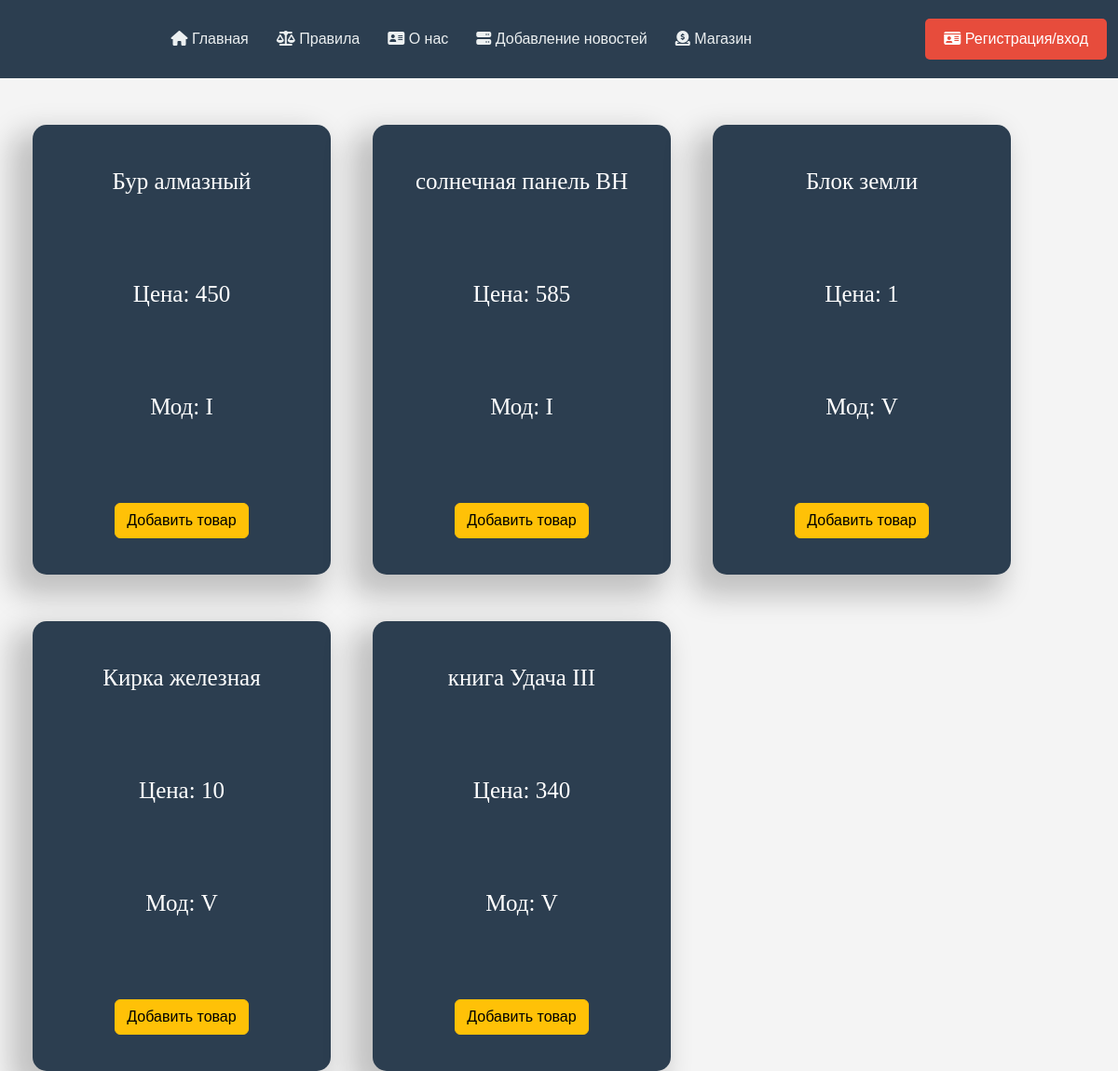
The page /shop/ on the database as committed earlier.
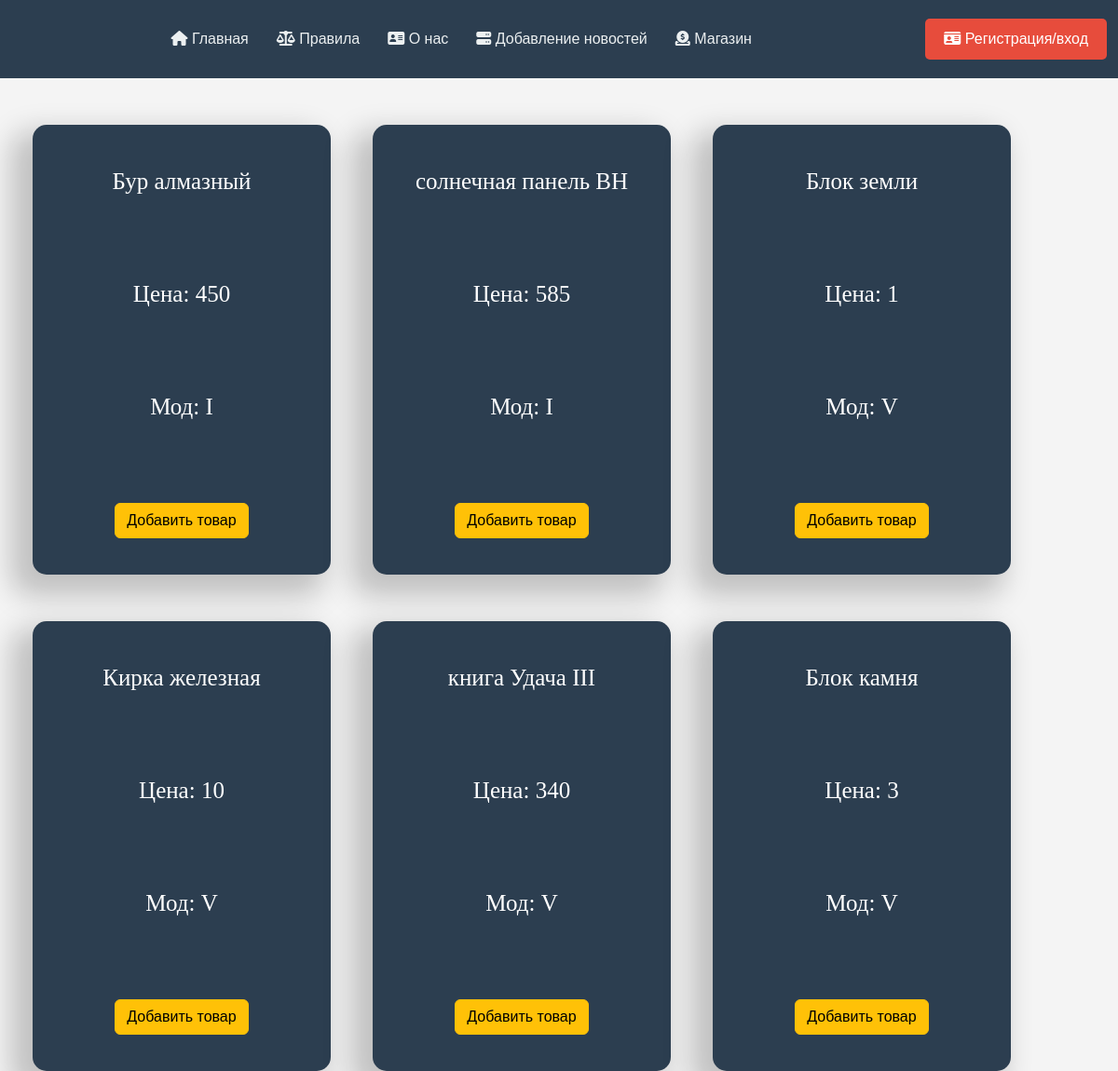
The same page on the database as committed later.
### shop/models.py (models this page shows, shortened)
class Products(models.Model):
    BLOCK = 'BL'
    TOOL = 'T'
    BOOK = 'BO'
    TYPES = {
        (BLOCK, 'Блок'),
        (TOOL, 'Инструмент'),
        (BOOK, 'Книга')
    }
    VANILA = 'V'
    IC2 = 'I'
    TERMO = 'T'
    MODES = {
        (VANILA, 'Ванила'),
        (IC2, 'Indastrial Craft2'),
        (TERMO, 'Termo')
    }
    slug = models.SlugField(max_length=200, unique=True, blank=True, null=True, verbose_name='URL')
    name = models.CharField('Название', max_length=50)
    price = models.PositiveIntegerField('Цена')
    type = models.CharField('Тип товара', max_length=2, choices=TYPES)
    mode = models.CharField('Мод', max_length=1, choices= MODES)
    class Meta:
        verbose_name = 'Товар'
        verbose_name_plural = 'Товары'

### shop/views.py (the view)
# urls.py: path('', views.shop_view, name="shop"),
def shop_view(request):
    data = {
        'username':get_username(request),
        'status':get_user_verify_is(request),
        'products': get_all_products(request),
    }
    return render(request, 'shop/shopview.html', data)

### shop/services.py (called while the page is built)
def get_all_products(request):
    try:
        products = Products.objects.order_by('mode')
        logger.info(
            f'{datetime.datetime.now()} |INFO| '
            f'Username: {get_username(request)} |'
            f' |shop.services| '
            f'User get all product!')
        return products
    except Exception:
        logger.error(
            f'{datetime.datetime.now()} |ERROR| '
            f'Username: {get_username(request)} |'
            f' |shop.services| '
            f'User is failed get all product!')
        pass

### work/global_services.py (called while the page is built)
def get_username(request):
    if request.user.is_authenticated:
        return request.user.username
    else:
        return 'Нет пользователя'

def get_user_verify_is(request):
    if request.user.is_authenticated:
        try:
            return User_Status.objects.get(username=request.user.id).Isverified
        except ValueError:
            pass
        except Exception:
            pass
    else:
        return None

### shop/templates/shop/shopview.html (shortened to what this page needs)
{% extends 'patterns/header.html' %}
{% load static %}
{% block home %}
    <link rel="stylesheet" href="{% static 'shop/style_shop.css' %}">
    <div class="features_block">
        {% for el in products %}
            <div class="product">
                <span>{{el.name}}</span><br>
                <span>Цена: {{el.price}}</span><br>
                <span>Мод: {{el.mode}}</span><br>
                <a href="{% url 'basket_add' el.slug %}" class="btn btn-warning">Добавить товар</a>
            </div>
        {% endfor %}
    </div>
{% endblock %}

Rows that differ between the two databases and show on the page:
added Products: name "Блок камня", price "3", mode "V"
